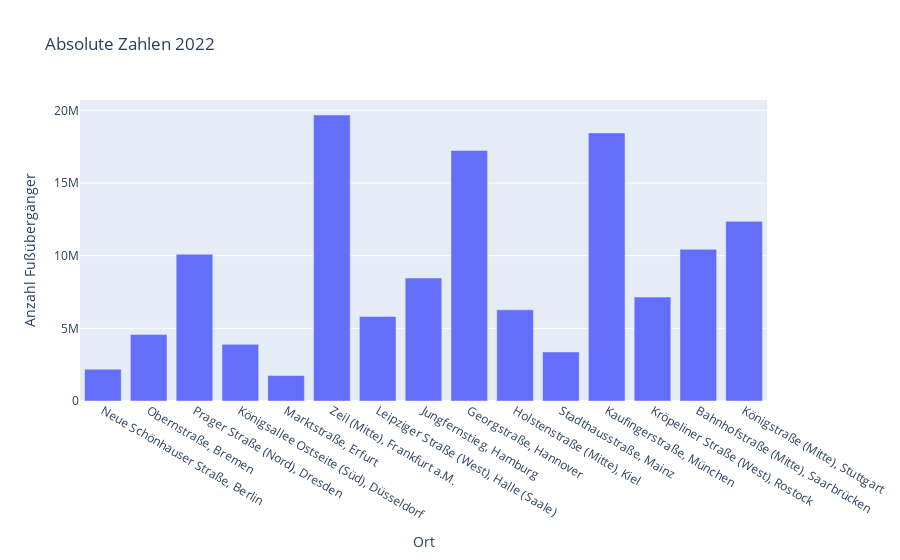

Notebook cell for this chart:
### Code cell
absPed2022 = sumOfYear(data, 2022)
fig2 = px.bar(absPed2022, x=[x[0] for x in absPed2022], y=[y[1] for y in absPed2022], title='Absolute Zahlen 2022', labels={'x' : 'Ort', 'y' : 'Anzahl Fußübergänger'})
fig2.show()

### Figure 1 — Plotly figure (JSON) as saved in the notebook; plotly's stock layout.template omitted (floating-point values rounded to 4 significant figures)
{"data": [{"alignmentgroup": "True", "hovertemplate": "Ort=%{x}<br>Anzahl Fußübergänger=%{y}<extra></extra>", "legendgroup": "", "marker": {"color": "#636efa", "pattern": {"shape": ""}}, "name": "", "offsetgroup": "", "orientation": "v", "showlegend": false, "textposition": "auto", "type": "bar", "x": ["Neue Schönhauser Straße, Berlin", "Obernstraße, Bremen", "Prager Straße (Nord), Dresden", "Königsallee Ostseite (Süd), Düsseldorf", "Marktstraße, Erfurt", "Zeil (Mitte), Frankfurt a.M.", "Leipziger Straße (West), Halle (Saale)", "Jungfernstieg, Hamburg", "Georgstraße, Hannover", "Holstenstraße (Mitte), Kiel", "Stadthausstraße, Mainz", "Kaufingerstraße, München", "Kröpeliner Straße (West), Rostock", "Bahnhofstraße (Mitte), Saarbrücken", "Königstraße (Mitte), Stuttgart"], "xaxis": "x", "y": [2191689, 4575534, 10095510, 3899222, 1756771, 19675297, 5810161, 8462649, 17237105, 6273314, 3377602, 18446289, 7149929, 10434648, 12361152], "yaxis": "y"}], "layout": {"barmode": "relative", "legend": {"tracegroupgap": 0}, "title": {"text": "Absolute Zahlen 2022"}, "xaxis": {"anchor": "y", "domain": [0, 1], "title": {"text": "Ort"}}, "yaxis": {"anchor": "x", "domain": [0, 1], "title": {"text": "Anzahl Fußübergänger"}}}}
